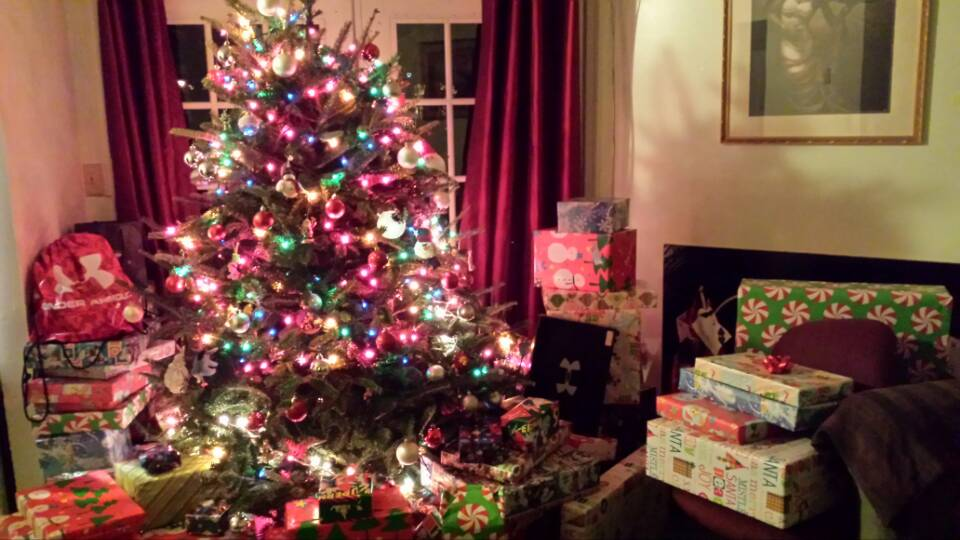
#> input picture P1/test.jpg, 960 x 540 px
$ python P1cv.py   (Python 2 division)
#> lines starting #> are read from the running program, lines starting #| are printed output that depends on the picture; after the words box and inside, x2 and y2 are one past the last pixel; in counts of white or black regions, pixels touching at a corner belong together; long printed decimals are rounded
# (b) write and run code that {gets RGB (see attached or choose another RGB) image and display / print the image,
# transform the RGB image to gray scale, find out the mean and variance for both RGB and gray-scale images,
# normalize the gray-scale image using min and max gray values(e.g.,  range), calculate, display, and
# print  the histogram for both RGB and gray value images}, and transform the gray level image to a binary image}
# (c) Computational Photography (using D01-slide 23 <original vs. fog added>: (c1) using Matlab; and (c2)using  OpenCV
# find the best mix of gamma correction and histogram equalization to defog images. Towards that end define some
# measure of image quality (e.g., high frequency contents) to seek for best image quality.

import cv2
import numpy as np
from matplotlib import pyplot as plt

#load image
img = cv2.imread('test.jpg')
#> img is the input picture: shape (540, 960, 3); mean B, G, R 65.8, 77, 118.4

#show original Image and pring mean + variance
cv2.imshow('Original Image', img)
print 'Original Image mean:', img.mean()
#| Original Image mean: 87.063
print 'Original Image varianca:', img.var()
#| Original Image varianca: 3984.214

#transform the image into Greyscale and show image, print mean + variance
grayImg = cv2.cvtColor(img, cv2.COLOR_BGR2GRAY)
cv2.imshow('Greyscale Image', grayImg)
print 'Grayscale Image mean:', grayImg.mean()
#| Grayscale Image mean: 88.111
print 'Grayscale Image varianca:', grayImg.var()
#| Grayscale Image varianca: 3478.420

#Normalize the image histogram
normImg = cv2.equalizeHist(grayImg)
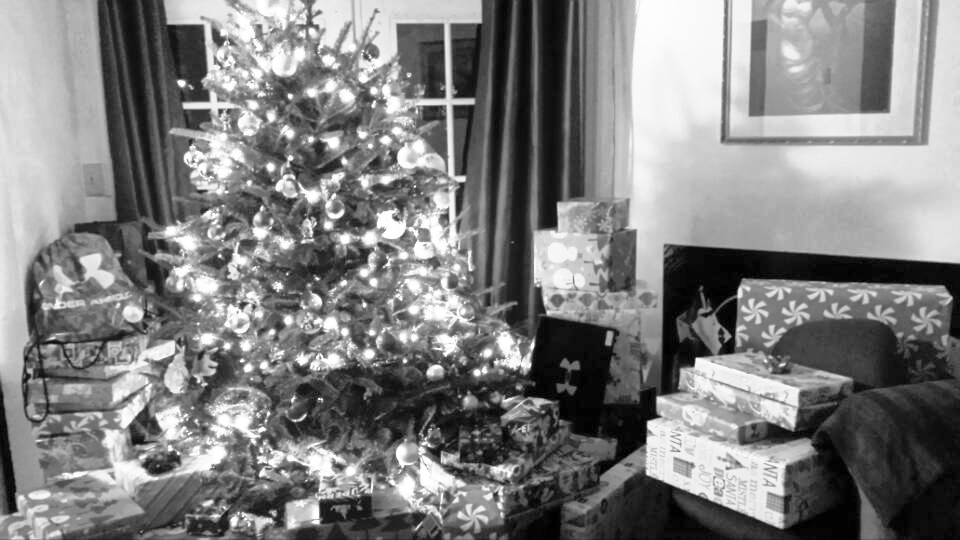
#> normImg: shape (540, 960); min 0, max 255, mean 128.2
cv2.imshow('Normalized Greyscale Image', normImg)
histNormImg = cv2.calcHist([normImg],[0], None, [256], [0,256])
#> histNormImg = 256 values, max 7486 at index 5, min 0 at index 1, mean 2025
plt.plot(histNormImg)
plt.xlabel('Normalized Greyscale Image Histogram')
plt.show()
#> figure, not shown here; curve peaks at x = 5, y = 7486

#calculate and view RGB histogram
Red = img[:,:,2]
Green = img[:,:,1]
Blue = img[:,:,0]
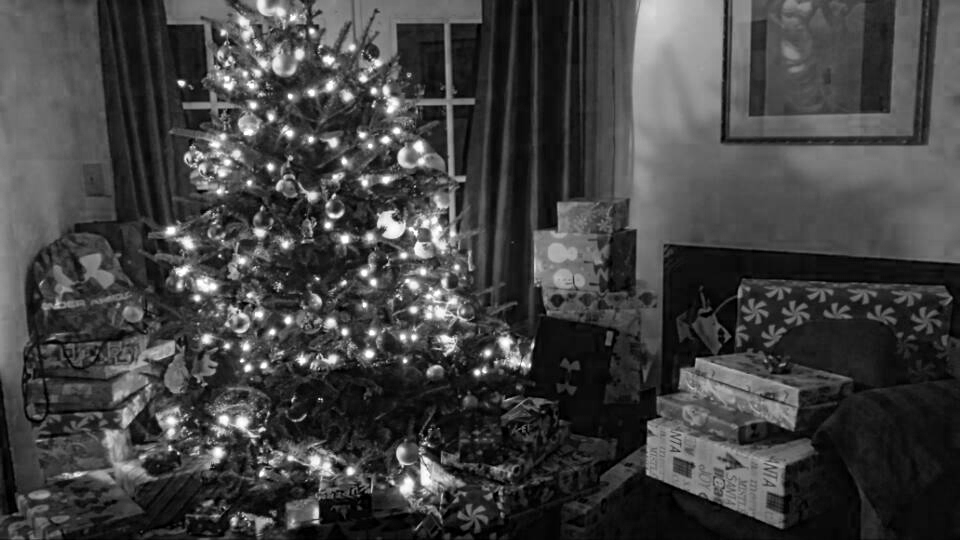
#> Blue: shape (540, 960); min 0, max 255, mean 65.8

histImg = cv2.calcHist([Red],[0], None, [256], [0,256])
#> histImg = 256 values, max 6859 at index 255, min 40 at index 1, mean 2025
plt.plot(histImg, 'r')
plt.xlabel('Red histogram')
plt.show()
#> figure, not shown here; curve peaks at x = 255, y = 6859

histImg = cv2.calcHist([Green],[0], None, [256], [0,256])
#> histImg = 256 values, max 25723 at index 0, min 157 at index 254, mean 2025
plt.plot(histImg, 'g')
plt.xlabel('Green histogram')
plt.show()
#> figure, not shown here; curve peaks at x = 0, y = 25723

histImg = cv2.calcHist([Blue],[0], None, [256], [0,256])
#> histImg = 256 values, max 8685 at index 15, min 55 at index 254, mean 2025
plt.plot(histImg, 'b')
plt.xlabel('Blue histogram')
plt.show()
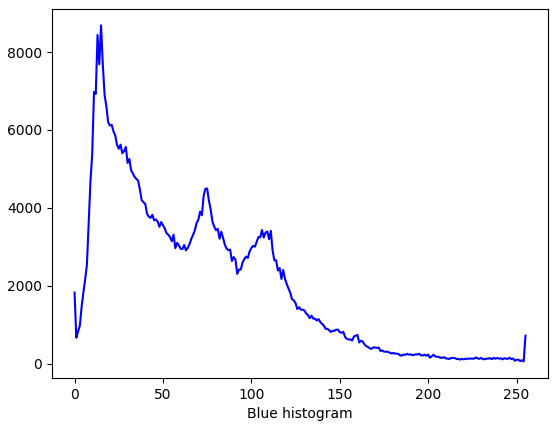
#> figure drawn by matplotlib, 1 panel; curve peaks at x = 15, y = 8685

#calculate and view grayScale histogram
histGrayImg = cv2.calcHist([grayImg],[0], None, [256], [0,256])
#> histGrayImg = 256 values, max 7486 at index 4, min 4 at index 0, mean 2025
plt.plot(histGrayImg)
plt.xlabel('Grayscale histogram')
plt.show()
#> figure, not shown here; curve peaks at x = 4, y = 7486

#Graylevel to binary
binaryImg = cv2.inRange(grayImg,np.array(128), np.array(255) )
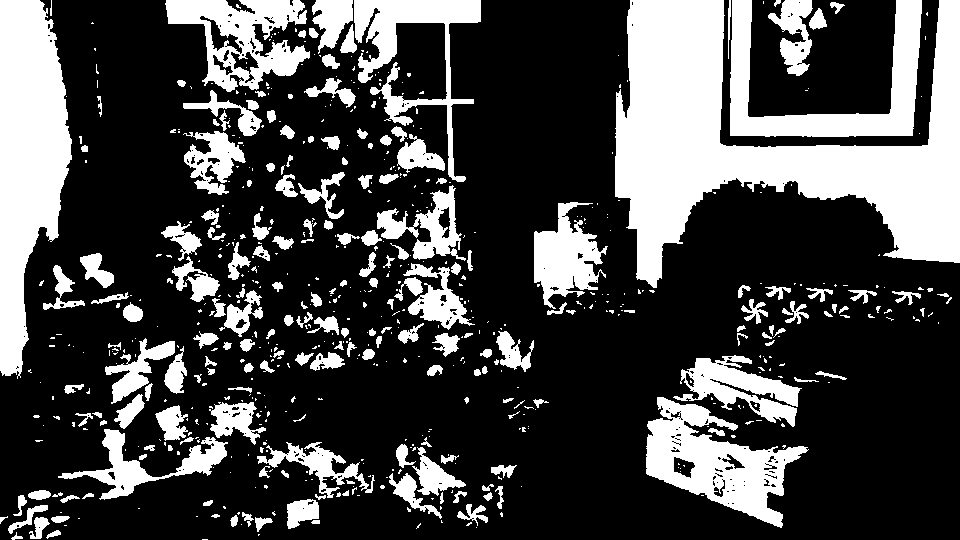
#> binaryImg: shape (540, 960); 28.2% white; 649 white regions (447 under 20 px), largest, box (x1, y1, x2, y2) and area: (615, 0, 960, 288) 43036, (0, 0, 72, 379) 18041, (646, 397, 809, 528) 9202
cv2.imshow('Binary Image', binaryImg)

#Computational Photography:

#load image
fogImg = cv2.imread('frogdefrog2.png')
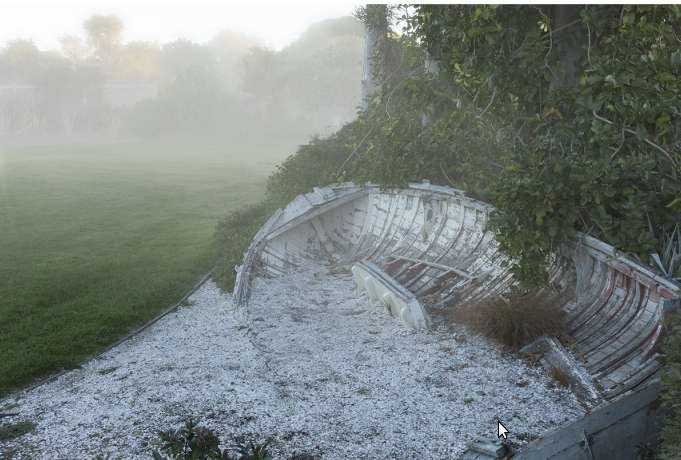
#> input picture P1/frogdefrog2.png, 681 x 460 px
#> fogImg is the input picture: shape (460, 681, 3); mean B, G, R 128.4, 131.1, 122.5
cv2.imshow('Foggy Image', fogImg)
degammaFogImg = np.divide((fogImg),255.0)
degammaFogImg = np.multiply(degammaFogImg, 255)
degammaFogImg = np.power(degammaFogImg,(1/0.3))
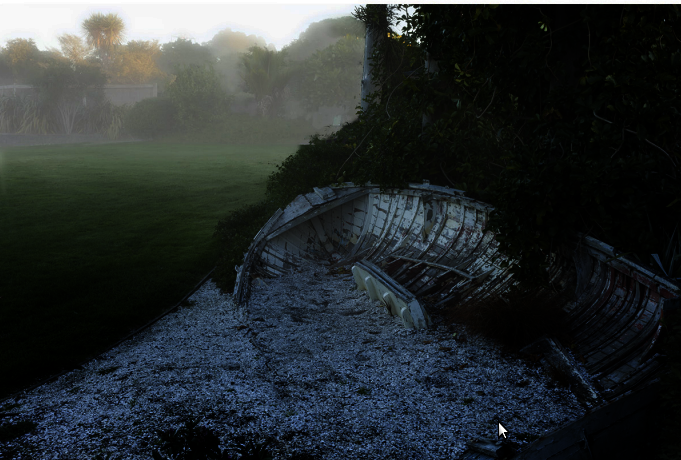
#> degammaFogImg: shape (460, 681, 3) float64; mean B, G, R 20171251.3, 19564634.3, 17134249.8; drawn with min black and max white
cv2.imshow('dehaze Image', degammaFogImg)
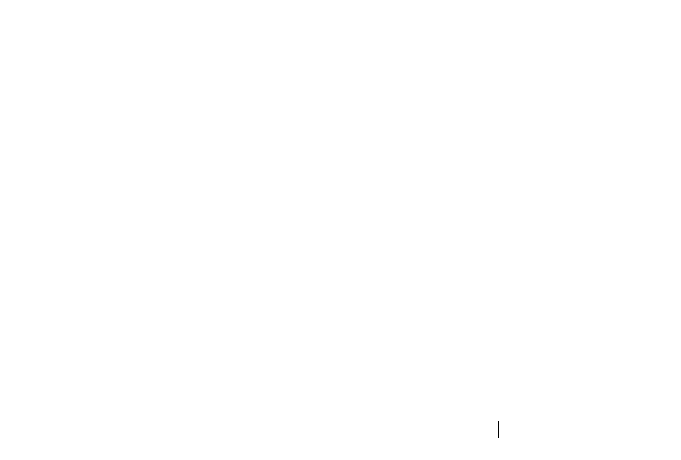
#> window 'dehaze Image': shape (460, 681, 3); 100% white; black in thin lines or dots, all inside (x1, y1, x2, y2) = (498, 421, 499, 438)

cv2.waitKey(0)
cv2.destroyAllWindows()
